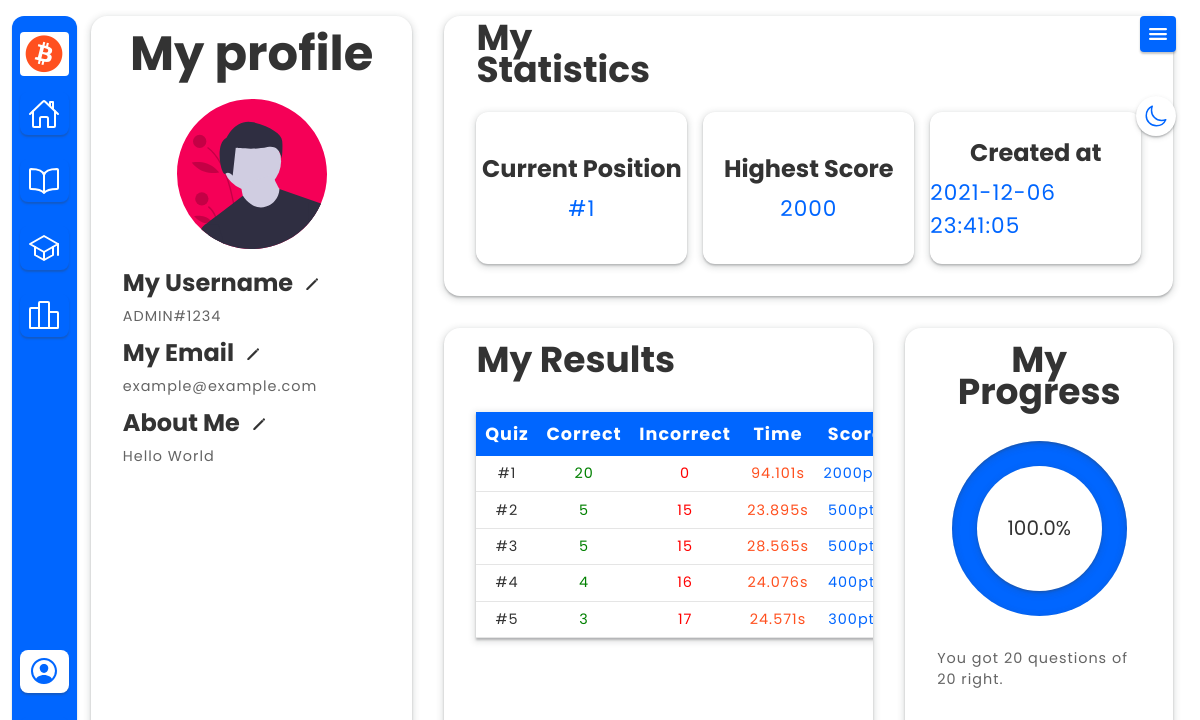
Screenshot of /profile (signed in) with the database file from the repository.
### tables this page shows
CREATE TABLE users (
    id INTENGER NOT NULL, 
    username TEXT NOT NULL, 
    password TEXT NOT NULL,
    email TEXT NOT NULL,
    description TEXT,
    picture TEXT, 
    position INTENGER, 
    highest_score INTENGER,
    creation_date TIMESTAMP NOT NULL,
    PRIMARY KEY(id)
);

CREATE TABLE quiz (
    id INTENGER NOT NULL,
    user_id INTENGER NOT NULL,
    score INTENGER NOT NULL,
    correct INTENGER NOT NULL,
    incorrect INTENGER NOT NULL,
    duration NUMBER NOT NULL,
    FOREIGN KEY(user_Id) REFERENCES users(id)
);

### application.py (the view)
@app.route("/profile", methods=["GET", "POST"])
@login_required
def profile():
    profile = "current-page"
    if request.method == "POST":
        data = request.get_json()
        if not data:
            flash("[Error] data not found.")
        if data["username"]:
            isRepeated = db.execute("SELECT username FROM users WHERE username=?", data["username"])
            if isRepeated:
                flash("[Error] This username is already been registered.")
                return {"response": 400}
            db.execute("UPDATE users SET username=? WHERE id=?", data["username"], session["user_id"])
        elif data["email"]:
            db.execute("UPDATE users SET email=? WHERE id=?", data["email"], session["user_id"])
        elif data["description"]:
            db.execute("UPDATE users SET description=? WHERE id=?", data["description"], session["user_id"])
        elif data["picture"]:
            db.execute("UPDATE users SET picture=? WHERE id=?", data["picture"], session["user_id"])
        return {"response": 200}
    else:
        user_data = db.execute("SELECT * FROM users WHERE id=?", session["user_id"])[0]
        quiz_data = db.execute("SELECT * FROM quiz WHERE user_id=? ORDER BY score DESC, duration", session["user_id"])
        return render_template("profile.html", profile=profile, user_data=user_data, quiz_data=quiz_data)

### application.py (called while the page is built)
@app.after_request
def after_request(response):
    response.headers["Cache-Control"] = "no-cache, no-store, must-revalidate"
    response.headers["Expires"] = 0
    response.headers["Pragma"] = "no-cache"
    return response

### helpers.py (called while the page is built)
def login_required(f):
    @wraps(f)
    def decorated_function(*args, **kwargs):
        if session.get("user_id") is None:
            return redirect("/login")
        return f(*args, **kwargs)
    return decorated_function

### templates/profile.html (shortened to what this page needs)
{% extends "layout.html" %}
{% block main %}
<section id="profile-page">
  <section class="profile-section">
    <div class="dark-mode">
      <ion-icon class="moon" name="moon-outline"></ion-icon>
    </div>
    <div class="profile-container">
      <header>
        <h1>My profile</h1>
      </header>
      <div class="user-picture">
        <img src="{{ user_data.picture }}" alt="avatar">
      </div>
      <div class="user-name">
        <h2>My Username <ion-icon id="change-info-btn" class="pencil" name="pencil-sharp"></ion-icon></h2>
        <p>{{ user_data.username }}
        </p>
      </div>
      <div class="user-email">
        <h2>My Email <ion-icon id="change-info-btn" class="pencil" name="pencil-sharp"></ion-icon></h2>
        <p>{{ user_data.email }}
        </p>
      </div>
      <div class="user-description">
        <h2>About Me <ion-icon id="change-info-btn" class="pencil" name="pencil-sharp"></ion-icon></h2>
        {% if user_data.description %}
          <p>  {{ user_data.description }}
          </p>
        {% endif %}
      </div>
    </div>
    <div class="progress-container">
      <header>
        <h1>My Progress</h1>
      </header>
      <div class="user-progress">
        {% if user_data.highest_score %}
          <div class="progress-bar"
          style="--percentage: {{ ((user_data.highest_score / 100) * 100) / 20 }}%">
            <span>
              {{ ((user_data.highest_score / 100) * 100) / 20 }}%
            </span>
          </div>
        {% else %}
          <div class="progress-bar" style="--percentage: 0%">
            <span>0%</span>
          </div>
        {% endif %}
      </div>
      <div class="progress-info">
        {% if user_data.highest_score %}
          <p>You got {{ (user_data.highest_score / 100) | int }} questions of 20 right.</p>
        {% else %}
          <p>You haven't solve the quiz yet.</p>
        {% endif %}
      </div>
    </div>
    <div class="statistics-container">
      <header>
        <h1>My Statistics</h1>
      </header>
      <div class="current-position">
        <h2>Current Position</h2>
        {% if user_data.position %}
          <p>#{{ user_data.position }}</p>
        {% else %}
          <p>not qualified</p>
        {% endif %}
      </div>
      <div class="highest-score">
        <h2>Highest Score</h2>
        {% if user_data.highest_score %}
          <p>{{ user_data.highest_score }}</p>
        {% else %}
          <p>0pts</p>
        {% endif %}
      </div>
      <div class="creation-date">
        <h2>Created at</h2>
        <p>{{ user_data.creation_date }}</p>
      </div>
    </div>
    <div class="results-container">
      <header>
        <h1>My Results</h1>
      </header>
      <table class="results-table">
        <tr>
          <th>Quiz</th>
          <th>Correct</th>
          <th>Incorrect</th>
          <th>Time</th>
          <th>Score</th>
        </tr>
        {% for i in range(0, (quiz_data | length)) %}
          <tr>
            <td>#{{ i + 1 }}</td>
            <td>{{ quiz_data[i].correct }}</td>
            <td>{{ quiz_data[i].incorrect }}</td>
            <td>{{ quiz_data[i].duration }}s</td>
            <td>{{ quiz_data[i].score }}pts</td>
          </tr>
        {% endfor %}
      </table>
    </div>
  </section>
</section>
{% endblock %}

### rows the page displays
users: picture (picture), username "ADMIN#1234", email "example@example.com", description "Hello World", ((user_data.highest_score/100)*100)/20 "100.0", (user_data.highest_score/100)|int "20", position "1", highest_score "2000", creation_date "2021-12-06 23:41:05"
quiz: correct "20", incorrect "0", duration "94.101", score "2000"
quiz: correct "5", incorrect "15", duration "23.895", score "500"
quiz: correct "5", incorrect "15", duration "28.565", score "500"
quiz: correct "4", incorrect "16", duration "24.076", score "400"
quiz: correct "3", incorrect "17", duration "24.571", score "300"

### other values shown
{{ i + 1 }} "1" "2" "3" "4" "5"
